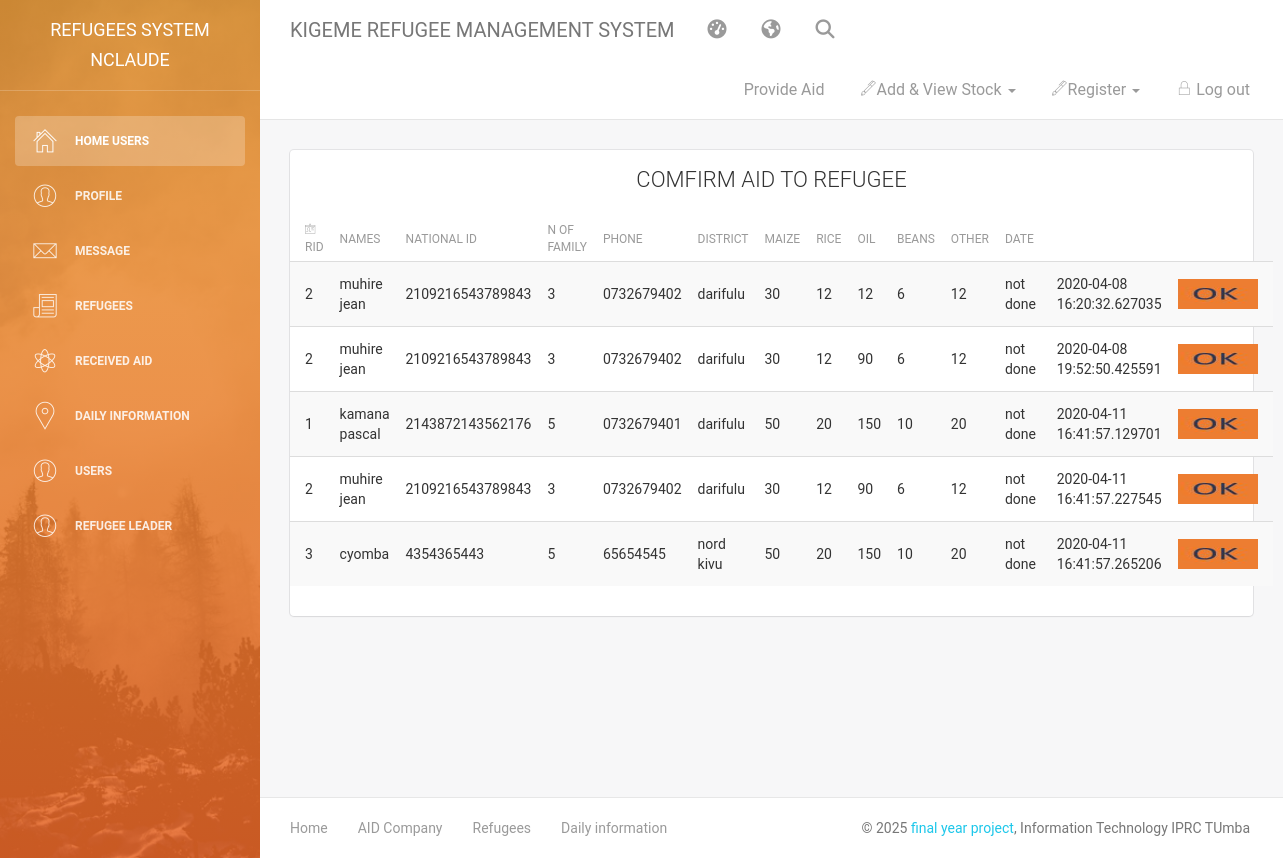
/workers/provide_aid_to_refugee.php (signed in), run on the app's committed database.
### tables this page shows
CREATE TABLE `wait_final_received` (
  `wr_id` int(11) NOT NULL,
  `names` varchar(50) NOT NULL,
  `nida` varchar(16) NOT NULL,
  `r_id` int(11) NOT NULL,
  `number_fmly` int(11) NOT NULL,
  `phone` varchar(13) NOT NULL,
  `district` varchar(20) NOT NULL,
  `maize` int(11) NOT NULL,
  `rice` int(11) NOT NULL,
  `oil` int(11) NOT NULL,
  `beans` int(11) NOT NULL,
  `other` int(11) NOT NULL,
  `received` varchar(10) NOT NULL,
  `date` datetime(6) NOT NULL DEFAULT CURRENT_TIMESTAMP(6)
);

### workers/provide_aid_to_refugee.php (the view, shortened to what this page needs)
<?php
if (isset($_SESSION['uid'])) {
   $user=$_SESSION["user"];
    ?>
<!doctype html>
<html lang="en">
<head>
	<?php include("head_bootsrap_link.php");?>
</head>
<body>
<div class="wrapper">
    <div class="sidebar" data-color="orange" data-image="assets/img/sidebar-5.jpg">
      <?php
       include("left_panel_menu.php");
        ?>
    <div class="main-panel">
        <?php
         include("up_dashboard.php");
        ?>
        <div class="content">
            <div class="container-fluid">
                <div class="row">
                    <div class="col-md-12">
                        <div class="card">
                            <div class="header">
                               <h4 class="title"><center>COMFIRM AID TO REFUGEE</center></h4>
                            </div>
                            <div class="content table-responsive table-full-width">
                              <form action="code/check_recv_code.php" method="POST">
                                <table class="table table-hover table-striped">
                                   <thead>
                                        <th><i class="pe-7s-id"></i>RID</th>
                                        <th>Names </th>
                                        <th>National Id</th>
                                        <th>N of family</th>
                                        <th>phone</th>
                                        <th>district</th>
                                        <th>maize</th>
                                        <th>rice</th>
                                        <th>oil</th>
                                        <th>beans</th>
                                        <th>other</th>
                                        <th>date</th>
                                    </thead>
                                    <tbody>
                                         <?Php
class refugees{
  function __construct(){
try{
  include '../code/connection.php';
  $a=$con->prepare("SELECT * FROM `wait_final_received` WHERE received='not done'");
  $a->execute();
  while($row=$a->fetch(PDO::FETCH_ASSOC)){
    $wr_id=$row['wr_id'];
  ?>
                                        <tr>
                                            <td><?php echo $row['r_id']; ?></td>
                                            <td><?php echo $row['names']; ?></td>
                                            <td><?php echo $row['nida']; ?></td>
                                            <td><?php echo $row['number_fmly']; ?></td>
                                            <td><?php echo $row['phone']; ?></td>
                                            <td><?php echo $row['district']; ?></td>
                                            <td><?php echo $row['maize']; ?></td>
                                            <td><?php echo $row['rice']; ?></td>
                                            <td><?php echo $row['oil']; ?></td>
                                            <td><?php echo $row['beans']; ?></td>
                                            <td><?php echo $row['other']; ?></td>
                                            <td><?php echo $row['received']; ?></td>
                                            <td><?php echo $row['date']; ?></td>
                                            <td><a href="code/check_recv_code.php?id=<?php echo $wr_id ?> "><img src="../assets/img/ok.jpg"class="img"style="width:80px;height:30px;" onclick="return confirm('Are You Sure')"/></a></td>
                                        </tr>
                                         <?php
}
}catch(PDOException $e){echo"connetion error";}
  }
}
$obj=new refugees();
?>
                                    </tbody>
                                </table>
                                </form>
                            </div>
                        </div>
                    </div>
                     </div>
                </div>
            </div>
        <?php
        include("footer.php");
        ?>
      </div>
    </div>
</body>
</html>
<?php
}
else
{
   header('location:../index.php');
}
?>

### workers/head_bootsrap_link.php (shortened to what this page needs)
<link href="../assets/css/bootstrap.min.css" rel="stylesheet" />
<link href="../assets/css/animate.min.css" rel="stylesheet"/>
<link href="../assets/css/light-bootstrap-dashboard.css?v=1.4.0" rel="stylesheet"/>
<link href="../assets/css/demo.css" rel="stylesheet" />
<link href="../http://maxcdn.bootstrapcdn.com/font-awesome/4.2.0/css/font-awesome.min.css" rel="stylesheet">
<link href="../assets/css/pe-icon-7-stroke.css" rel="stylesheet" />

### workers/left_panel_menu.php
<div class="sidebar-wrapper">
            <div class="logo">
                <a href="http://www.creative-tim.com" class="simple-text">
                    Refugees system<br>
                    <?php echo $user;?>
                </a>
            </div>
            <ul class="nav">
                <li class="active">
                    <a href="index.php">
                        <i class="pe-7s-home"></i>
                        <p>Home Users</p>
                    </a>
                </li>
                <li>
                    <a href="profile.php">
                        <i class="pe-7s-user"></i>
                        <p>profile</p>
                    </a>
                </li>
                 <li>
                    <a href="daily_info.php">
                        <i class="pe-7s-mail"></i>
                        <p>message</p>
                    </a>
                </li>
                <li>
                    <a href="refugee.php">
                        <i class="pe-7s-news-paper"></i>
                        <p>Refugees</p>
                    </a>
                </li>
                <li>
                    <a href="received_aid.php">
                        <i class="pe-7s-science"></i>
                        <p>RECEIVED AID</p>
                    </a>
                </li>
                <li>
                    <a href="daily_info.php">
                        <i class="pe-7s-map-marker"></i>
                        <p>Daily Information</p>
                    </a>
                </li>
                <li>
                    <a href="users.php">
                        <i class="pe-7s-user"></i>
                        <p>users</p>
                    </a>
                </li>
                <li>
                    <a href="refugee_leaders.php">
                        <i class="pe-7s-user"></i>
                        <p>Refugee Leader</p>
                    </a>
                </li>
            </ul>
        </div>
    </div>

### workers/up_dashboard.php (shortened to what this page needs)
<nav class="navbar navbar-default navbar-fixed">
            <div class="container-fluid">
                <div class="navbar-header">
                    <a class="navbar-brand" href="#"><font>KIGEME REFUGEE MANAGEMENT SYSTEM</font></a>
                </div>
                <div class="collapse navbar-collapse">
                    <ul class="nav navbar-nav navbar-left">
                        <li>
                            <a href="#" class="dropdown-toggle" data-toggle="dropdown">
                                <i class="fa fa-dashboard"></i>
                            </a>
                        </li>
                        <li class="dropdown">
                              <a href="#" class="dropdown-toggle" data-toggle="dropdown">
                                    <i class="fa fa-globe"></i>
                              </a>
                        </li>
                        <li>
                           <a href="">
                                <i class="fa fa-search"></i>
                            </a>
                        </li>
                    </ul>
                    <ul class="nav navbar-nav navbar-right">
                        <li>
                           <a href="provide_aid_to_refugee.php">
                               <p>Provide Aid</p>
                            </a>
                        </li>
                        <li class="dropdown">
                              <a href="#" class="dropdown-toggle" data-toggle="dropdown">
                                    <p>
                                        <i class="pe-7s-pen"></i>Add & View Stock
                                        <b class="caret"></b>
                                    </p>
                              </a>
                        </li>
                        <li class="dropdown">
                              <a href="#" class="dropdown-toggle" data-toggle="dropdown">
                                    <p>
										          <i class="pe-7s-pen"></i>Register
										         <b class="caret"></b>
									       </p>
                              </a>
                        </li>
                        <li>
                            <a href="code/logout.php">
                              <p>   <i class="pe-7s-lock"></i> Log out</p>
                            </a>
                        </li>
                    </ul>
                </div>
            </div>
        </nav>

### workers/footer.php
<footer class="footer">
            <div class="container-fluid">
                <nav class="pull-left">
                    <ul>
                        <li>
                            <a href="index">
                                Home
                            </a>
                        </li>
                        <li>
                            <a href="aid_company.php">
                                AID Company
                            </a>
                        </li>
                        <li>
                            <a href="refugee.php">
                                Refugees
                            </a>
                        </li>
                        <li>
                            <a href="daily_info.php">
                               Daily information
                            </a>
                        </li>
                    </ul>
                </nav>
                <p class="copyright pull-right">
                    &copy; <script>document.write(new Date().getFullYear())</script> <a href="#">final year project</a>, Information Technology IPRC TUmba
                </p>
            </div>
        </footer>

### data on the page
wait_final_received: r "2", names "muhire jean", nida "2109216543789843", number_fmly "3", phone "0732679402", district "darifulu", maize "30", rice "12", oil "12", beans "6", other "12", received "not done", date "2020-04-08 16:20:32.627035"
wait_final_received: r "2", names "muhire jean", nida "2109216543789843", number_fmly "3", phone "0732679402", district "darifulu", maize "30", rice "12", oil "90", beans "6", other "12", received "not done", date "2020-04-08 19:52:50.425591"
wait_final_received: r "1", names "kamana pascal", nida "2143872143562176", number_fmly "5", phone "0732679401", district "darifulu", maize "50", rice "20", oil "150", beans "10", other "20", received "not done", date "2020-04-11 16:41:57.129701"
wait_final_received: r "2", names "muhire jean", nida "2109216543789843", number_fmly "3", phone "0732679402", district "darifulu", maize "30", rice "12", oil "90", beans "6", other "12", received "not done", date "2020-04-11 16:41:57.227545"
wait_final_received: r "3", names "cyomba", nida "4354365443", number_fmly "5", phone "65654545", district "nord kivu", maize "50", rice "20", oil "150", beans "10", other "20", received "not done", date "2020-04-11 16:41:57.265206"

### other printed values
$user "NCLAUDE"
